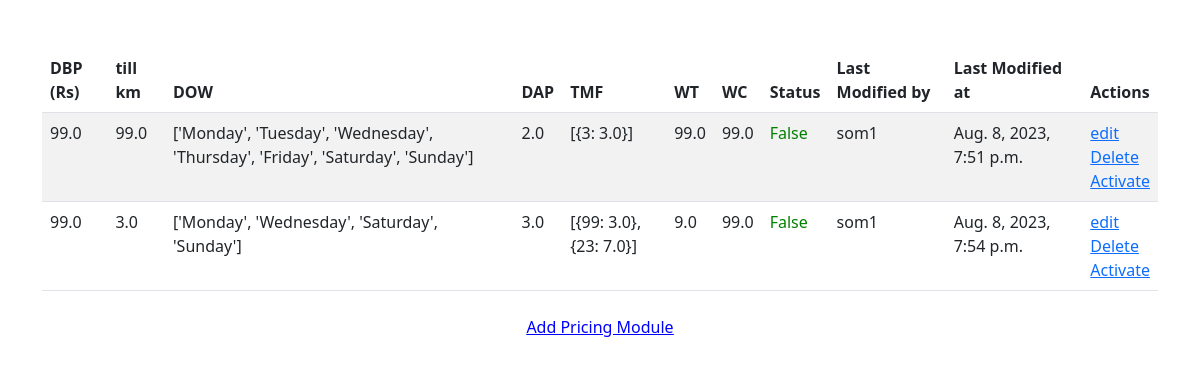
The app's page /dashboard, older data.
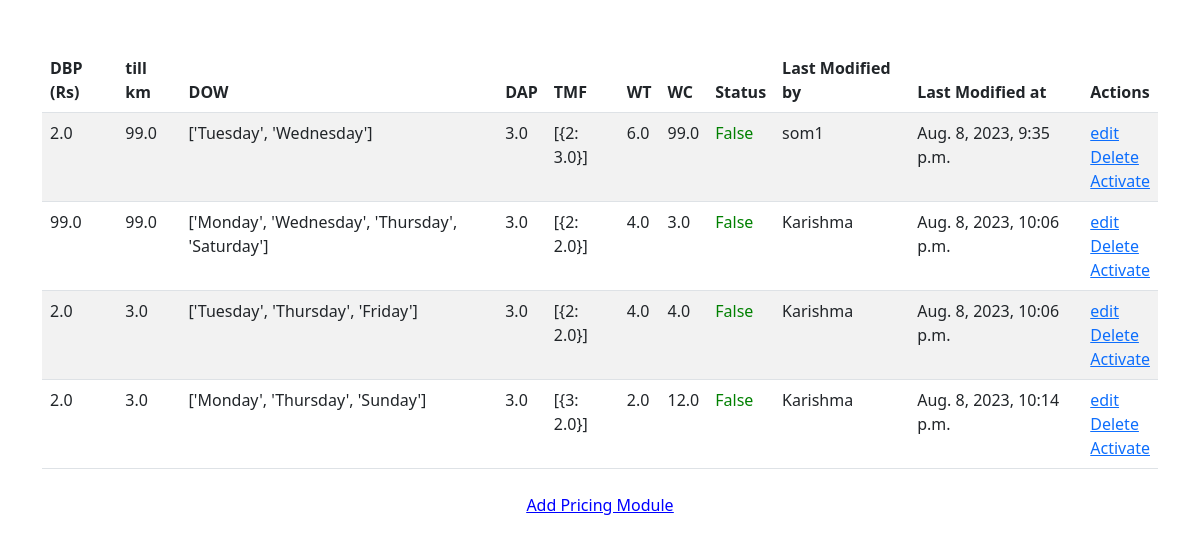
The same page, newer data.
### authentication/models.py (models this page shows, shortened)
class Pricing_Module(models.Model):
    mod_id = models.AutoField(primary_key=True)
    dbp_price = models.FloatField()
    dbp_km = models.FloatField(default=True)
    dap = models.FloatField()
    waiting_charge = models.FloatField()
    waiting_time = models.FloatField()
    status = models.BooleanField()
    usermodifiedby = models.CharField(max_length=20)
    created_at = models.DateTimeField(editable=True,auto_now_add=True)

### authentication/views.py (the view)
# urls.py: path('dashboard', views.dashboard ,name="dashboard"),
def dashboard(request):
    query_results = Pricing_Module.objects.all()
    fullobj={}
    activequeue=[]
    for item in query_results:
        objdict={
            "mod_id":item.mod_id,
            "dbp_price":item.dbp_price,
            "dbp_km":item.dbp_km,
            "dap":item.dap,
            "waiting_time":item.waiting_time,
            "waiting_charge":item.waiting_charge,
            "status":item.status,
            "usermodifiedby":item.usermodifiedby,
            "timestamp":item.created_at,
            }
        if item.status == True:
            activequeue.append(item.mod_id)
        days = Week_Table.objects.filter(mod_id=item.mod_id)
        dayarray=[]
        for day in days:
            dayarray.append(day.weekday)
        objdict["weekdays"]=dayarray
        tmf = TMF.objects.filter(mod_id=item.mod_id)
        timearray =[]
        timedictionary={}
        for t in tmf:
            timedictionary={
                t.hour:t.factor,
            }
            timearray.append(timedictionary)
        objdict["TMF"] = timearray
        fullobj[f"{item.mod_id}"]=objdict
    print(activequeue)
    return render(request , 'authentication/dashboard.html',{"fullobj":fullobj})

### templates/authentication/dashboard.html (shortened to what this page needs)
<!DOCTYPE html>
<html lang="en">
<head>
    <link rel="stylesheet" href="https://cdn.jsdelivr.net/npm/bootstrap@5.3.0/dist/css/bootstrap.min.css">
</head>
<body>
    <div class="container mt-5">
        <table class="table table-striped">
            <thead>
                <tr>
                    <th>DBP (Rs)</th>
                    <th>till km</th>
                    <th>DOW</th>
                    <th>DAP</th>
                    <th>TMF</th>
                    <th>WT</th>
                    <th>WC</th>
                    <th>Status</th>
                    <th>Last Modified by</th>
                    <th>Last Modified at</th>
                    <th>Actions</th>
                </tr>
            </thead>
            <tbody>
                {% for key,inner_dict in fullobj.items  %}
                <tr>
                <td>{{inner_dict.dbp_price}}</td>
                <td>{{inner_dict.dbp_km}}</td>
                    <td>{{inner_dict.weekdays}}</td>
                    <td>{{inner_dict.dap}}</td>
                    <td>{{inner_dict.TMF}}</td>
                    <td>{{inner_dict.waiting_time}}</td>
                    <td>{{inner_dict.waiting_charge}}</td>
                    <td style="color: green;">{{inner_dict.status}}</td>
                    <td>{{inner_dict.usermodifiedby}}</td>
                    <td>{{inner_dict.timestamp}}</td>
                    <td><a href="{% url 'edit_object' inner_dict.mod_id %}">edit</a> <br>
                        <a href="{% url 'delete_object' inner_dict.mod_id %}">Delete</a> <br>
                        {% if inner_dict.status == True %}
                        <a href="{% url 'deactivate_item' inner_dict.mod_id %}">Deactivate</a>
                        {% else %}
                        <a href="{% url 'activate_item' inner_dict.mod_id %}">Activate</a>
                        {% endif %}
                        </tr>
                {% endfor %}
            </tbody>
        </table>
        <div class="text-center mt-4">
            <a href="/addform"><span class="edit-button">Add Pricing Module</span></a> <br>
        </div>
    </div>
</body>
</html>

Row changes from the older to the newer data that the page shows:
removed Pricing_Module: dbp_price "99.0", dbp_km "99.0", dap "2.0", waiting_time "99.0", waiting_charge "99.0", usermodifiedby "som1", timestamp "Aug. 8, 2023, 7:51 p.m."
removed Pricing_Module: dbp_price "99.0", dbp_km "3.0", dap "3.0", waiting_time "9.0", waiting_charge "99.0", usermodifiedby "som1", timestamp "Aug. 8, 2023, 7:54 p.m."
added Pricing_Module: dbp_price "2.0", dbp_km "99.0", dap "3.0", waiting_time "6.0", waiting_charge "99.0", usermodifiedby "som1", timestamp "Aug. 8, 2023, 9:35 p.m."
added Pricing_Module: dbp_price "99.0", dbp_km "99.0", dap "3.0", waiting_time "4.0", waiting_charge "3.0", usermodifiedby "Karishma", timestamp "Aug. 8, 2023, 10:06 p.m."
added Pricing_Module: dbp_price "2.0", dbp_km "3.0", dap "3.0", waiting_time "4.0", waiting_charge "4.0", usermodifiedby "Karishma", timestamp "Aug. 8, 2023, 10:06 p.m."
added Pricing_Module: dbp_price "2.0", dbp_km "3.0", dap "3.0", waiting_time "2.0", waiting_charge "12.0", usermodifiedby "Karishma", timestamp "Aug. 8, 2023, 10:14 p.m."
Text that changed along with them:
new list line: "['Tuesday', 'Wednesday'] [{2: 3.0}] False edit Delete Activate"
new list line: "['Monday', 'Wednesday', 'Thursday', 'Saturday'] [{2: 2.0}] False edit Delete Activate"
new list line: "['Tuesday', 'Thursday', 'Friday'] [{2: 2.0}] False edit Delete Activate"
new list line: "['Monday', 'Thursday', 'Sunday'] [{3: 2.0}] False edit Delete Activate"
list line gone: "['Monday', 'Tuesday', 'Wednesday', 'Thursday', 'Friday', 'Saturday', 'Sunday'] [{3: 3.0}] False edit Delete Activate"
list line gone: "['Monday', 'Wednesday', 'Saturday', 'Sunday'] [{99: 3.0}, {23: 7.0}] False edit Delete Activate"
